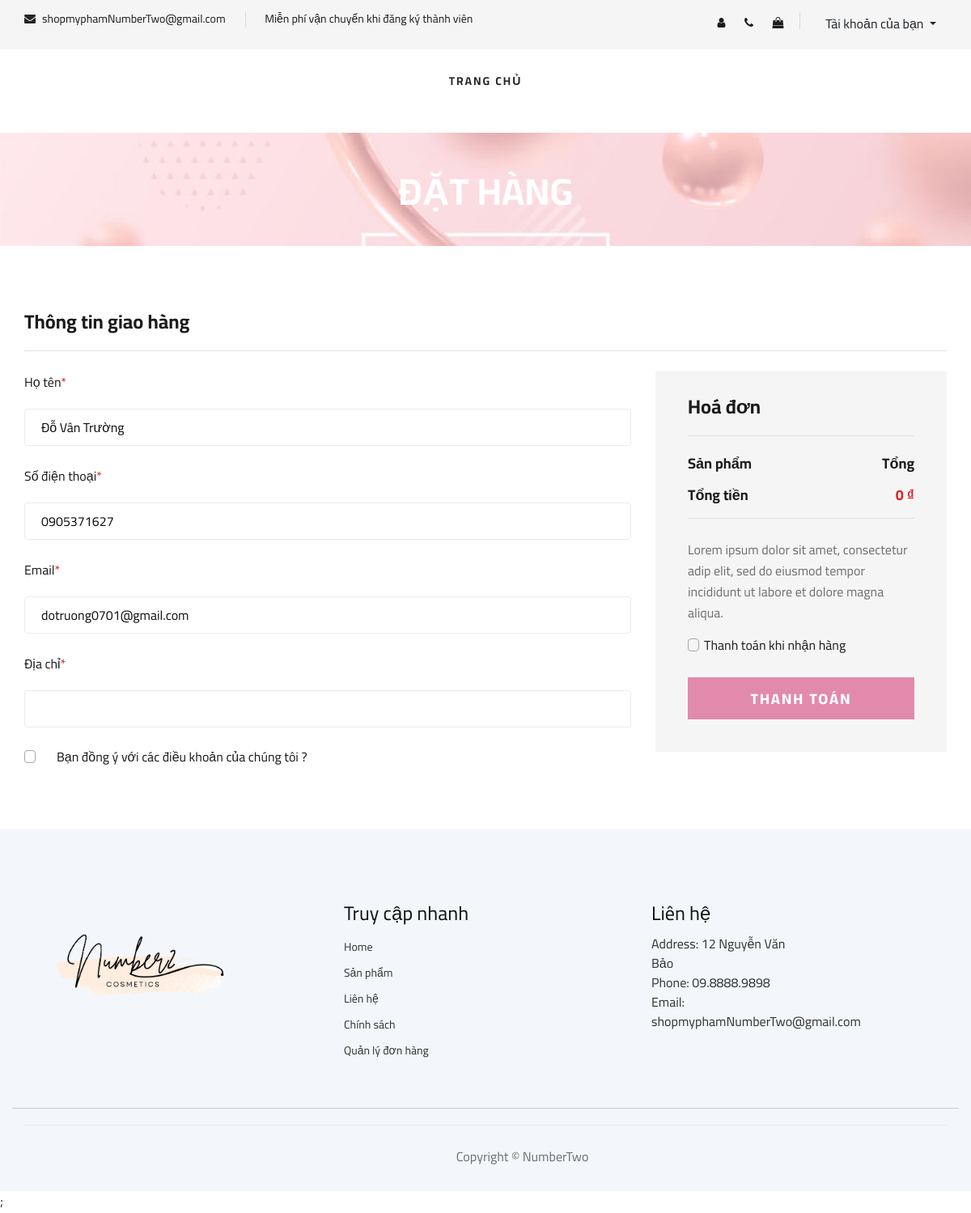
Screenshot of /payment.php (signed in) with the database file from the repository.
### tables this page shows
CREATE TABLE `khachhang` (
  `MaKhachHang` int(11) NOT NULL,
  `HoTen` varchar(20) NOT NULL,
  `SoDienThoai` varchar(20) NOT NULL,
  `DiaChi` varchar(100) NOT NULL,
  `MatKhau` varchar(50) NOT NULL,
  `Email` varchar(100) NOT NULL,
  `trangThai` int(11) NOT NULL DEFAULT 1
);

### model/mPayment.php (called while the page is built, shortened)
<?php
class MPay
{
    function getInfoUsers()
    {
        $p = new ConnectDB();
        $con = null;
        $maKhachHang =  $_SESSION['MaKhachHang'];
        if ($p->connect_DB($con)) {
            $str = "SELECT * FROM `khachhang` WHERE MaKhachHang = '$maKhachHang'";
            $tbl = mysqli_query($con, $str);
            return $tbl;
        } else {
            return false;
        }
    }
}

### controller/cPayment.php (called while the page is built, shortened)
<?php
include_once("Model/mPayment.php");
class CPay
{
    function getInfoUsers()
    {
        $p = new MPay();
        $tbl = $p->getInfoUsers();
        return $tbl;
    }
}

### view/vPayment.php (the view, shortened to what this page needs)
<?php
include_once("controller/cPayment.php");
class VPay
{
    function viewInfoUsers()
    {
        $p = new CPay();
        $tbl = $p->getInfoUsers();
        showInfoUsers($tbl);
    }
}
function showInfoUsers($tbl)
{
    if ($tbl) {
        $row = mysqli_fetch_assoc($tbl);
        echo '
            <div class="row">
                    <div class="col-lg-12">
                        <div class="checkout__input">
                            <p>Họ tên<span>*</span></p>
                            <input id="hoTen"  onchange="validateFormPay()" name="HoTen" type="text" value="'.$row["HoTen"].'">
                            <small id="hoTen-mess"></small>
                        </div>
                    </div>
                </div>
                <div class="checkout__input">
                    <p>Số điện thoại<span>*</span></p>
                    <input onchange="validateFormPay()" id="SDT" name="SoDienThoai" type="tell" value="'.$row["SoDienThoai"].'">
                    <small id="SDT-mess"></small>
                </div>
                <div class="checkout__input">
                    <p>Email<span>*</span></p>
                    <input onchange="validateFormPay()" id="Email" name="Email" type="email" value="'.$row["Email"].'">
                    <small id="Email-mess"></small>
                </div>
                <div class="checkout__input">
                    <p>Địa chỉ<span>*</span></p>
                    <input onchange="validateFormPay()" id="DiaChi" name="DiaChi" type="text" placeholder="Street Address" class="checkout__input__add" value="'.$row["DiaChi"].'">
                    <small id="DiaChi-mess"></small>
            </div>
        ';
    } else {
        echo "Không thể kết nối CSDL hoặc không tìm thấy thông tin người dùng.";
    }
}

### css/style.css (style rules this page uses)
html, body { height: 100%; font-family: "Cairo", sans-serif; -webkit-font-smoothing: antialiased; font-smoothing: antialiased; }
p { font-size: 16px; font-family: "Cairo", sans-serif; color: #6f6f6f; font-weight: 400; line-height: 26px; margin: 0 0 15px 0; }
.checkout__form p { column-rule: #b2b2b2; }
.checkout__input { margin-bottom: 24px; }
.checkout__input p { color: #1c1c1c; margin-bottom: 20px; }
.checkout__input p span { color: #dd2222; }
.checkout__input input { width: 100%; height: 46px; border: 1px solid #ebebeb; padding-left: 20px; font-size: 16px; color: #0f0f0f; border-radius: 4px; }
.checkout__input input.checkout__input__add { margin-bottom: 0px; }
.checkout__input input::placeholder { color: #b2b2b2; }

### rows the page displays
khachhang: HoTen "Đỗ Vân Trường", SoDienThoai "0905371627", Email "dotruong0701@gmail.com"
